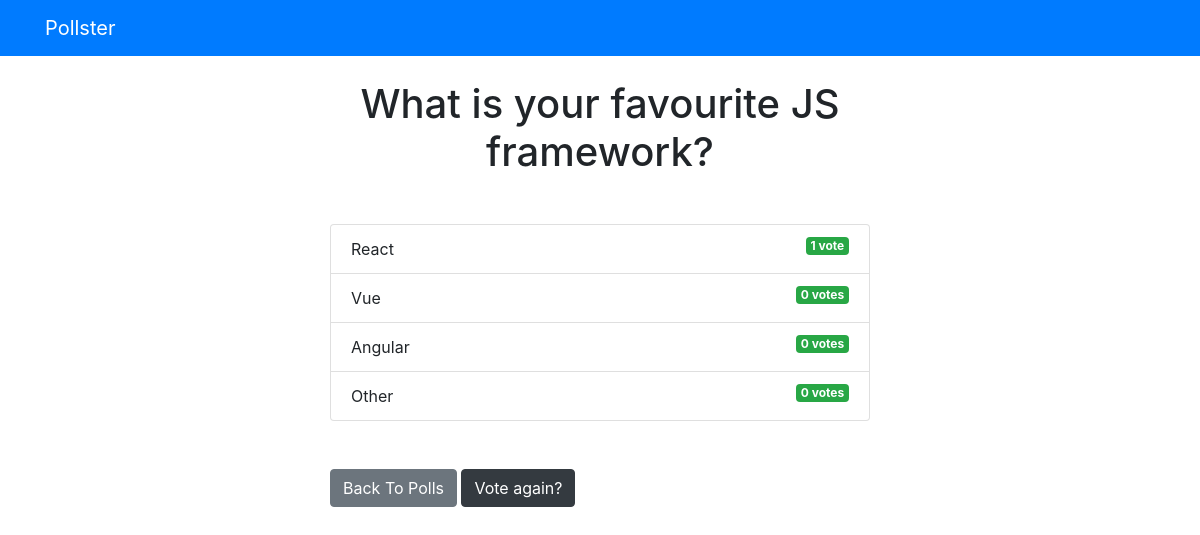
The app's page /polls/2/results/ with its own data.
### polls/models.py (models this page shows, shortened)
class Question(models.Model):
    question_text = models.CharField(max_length=200)
    pub_date = models.DateTimeField('date published')

class Choice(models.Model):
    question = models.ForeignKey(Question, on_delete=models.CASCADE)
    choice_text = models.CharField(max_length=200)
    votes = models.IntegerField(default=0)

### polls/views.py (the view)
# urls.py: path('<int:question_id>/results/', views.results, name='results'),
def results(request, question_id):
    question = get_object_or_404(Question, pk=question_id)
    return render(request, 'polls/results.html', {'question': question})

### templates/polls/results.html
{% extends 'base.html' %} {% block content %}
<h1 class="mb-5 text-center">{{ question.question_text }}</h1>
<ul class="list-group mb-5">
  {% for choice in question.choice_set.all %}
  <li class="list-group-item">
    {{ choice.choice_text }}
    <span class="badge badge-success float-right"
      >{{ choice.votes }} vote{{ choice.votes | pluralize }}</span
    >
  </li>
  {% endfor %}
</ul>
<a class="btn btn-secondary" href="{% url 'polls:index' %}">Back To Polls</a>
<a class="btn btn-dark" href="{% url 'polls:detail' question.id %}"
  >Vote again?</a
>
{% endblock %}

### records on screen
Question: question_text "What is your favourite JS framework?"
Choice: choice_text "React", votes "1"
Choice: choice_text "Vue", votes "0", votes|pluralize "s"
Choice: choice_text "Angular", votes "0", votes|pluralize "s"
Choice: choice_text "Other", votes "0", votes|pluralize "s"
